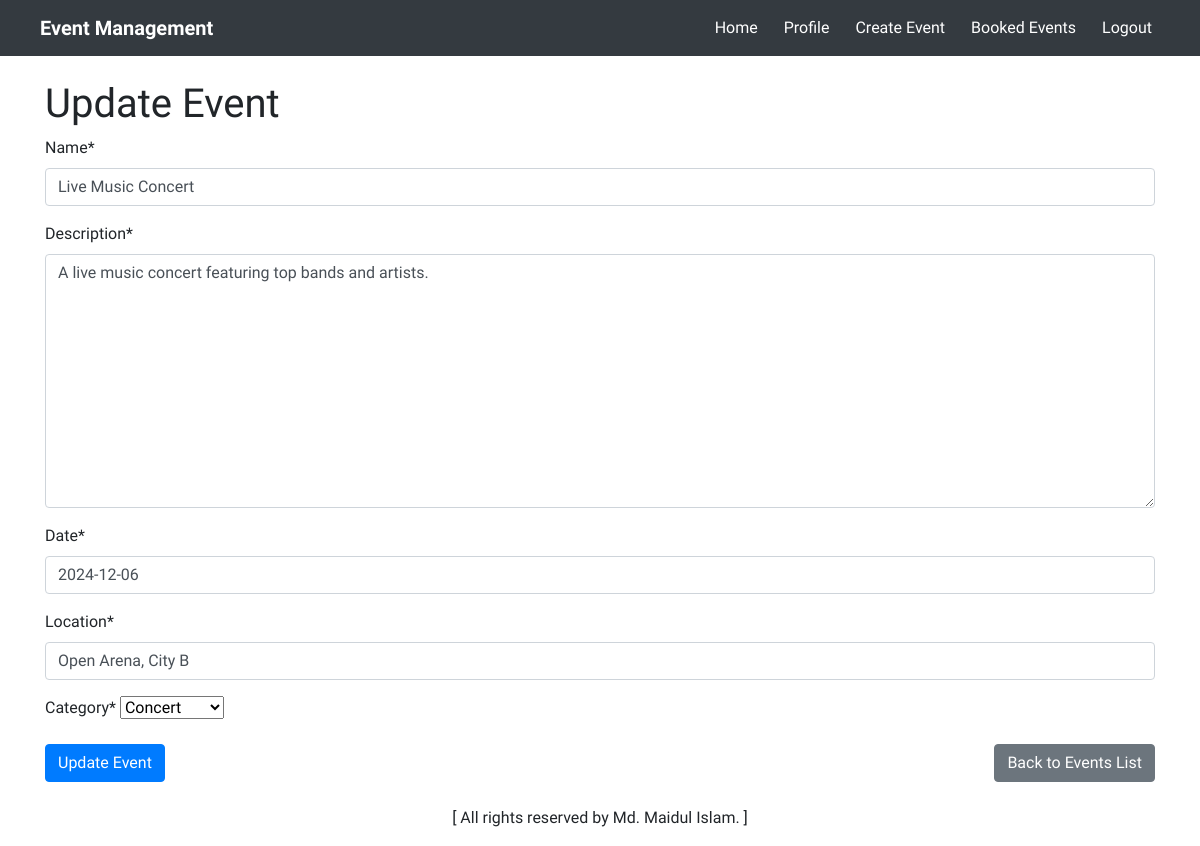
/events/update/2/ (signed in), run on the app's committed database.
### event_app/models.py (models this page shows, shortened)
class Event(models.Model):
    name = models.CharField(max_length=200)
    description = models.TextField()
    date = models.DateField()
    location = models.CharField(max_length=200)
    category = models.ForeignKey(Category, on_delete=models.CASCADE)
    created_by = models.ForeignKey(User, on_delete=models.CASCADE)
    is_booked = models.BooleanField(default=False)  # New boolean field

class Category(models.Model):
    name = models.CharField(max_length=100)
    def __str__(self):
        return self.name

### event_app/views.py (the view)
# urls.py: path('update/<int:event_id>/', views.update_event, name='update_event'),
@login_required
def update_event(request, event_id):
    event = get_object_or_404(Event, id=event_id)
    if event.created_by != request.user and not request.user.is_superuser:
        return redirect('homepage')  # Or return a forbidden response
    if request.method == 'POST':
        form = EventForm(request.POST, instance=event)
        if form.is_valid():
            form.save()
            return redirect('homepage')
    else:
        form = EventForm(instance=event)
    return render(request, 'event_app/update_event.html', {'form': form})

### event_app/forms.py
class EventForm(forms.ModelForm):
    class Meta:
        model = Event
        fields = ['name', 'description', 'date', 'location', 'category']

### event_app/templates/event_app/update_event.html (shortened to what this page needs)
{% extends 'base.html' %}
{% load crispy_forms_tags %}
{% block content %}
    <h1>Update Event</h1>
    <form method="POST">
        {{ form | crispy }}
        <div class="d-flex justify-content-between mt-3 mb-2">
            <button type="submit" class="btn btn-primary">Update Event</button>
            <a href="{% url 'homepage' %}" class="btn btn-secondary">Back to Events List</a>
        </div>
    </form>
{% endblock %}

### templates/base.html (style rules this page uses)
body, h1, h2, h3, p, a, .navbar-brand, .nav-link { font-family: "Oxanium", sans-serif; }

### data on the page
Event: name "Live Music Concert", description "A live music concert featuring top bands and artists.", date "2024-12-06", location "Open Arena, City B", category "Concert"
